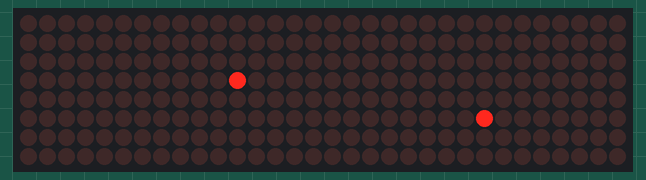
This sketch was run on a simulated Arduino Uno, built with avr-gcc and run on an emulated ATmega328P. Shown: 32×8 LED matrix. Random numbers use the default seed unless the sketch sets one.

Above: at 12.0 s.
At 44.4 s:
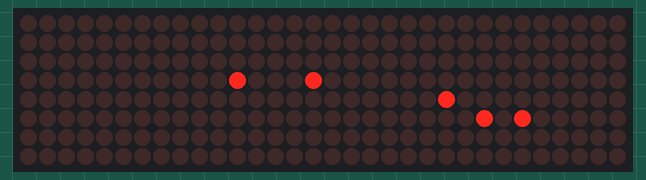
At 48.4 s:
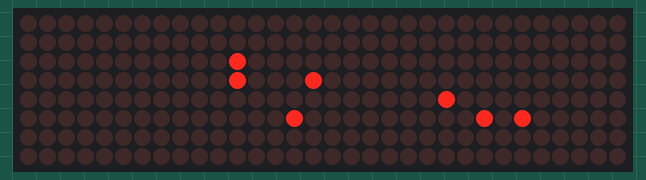
At 75.1 s:
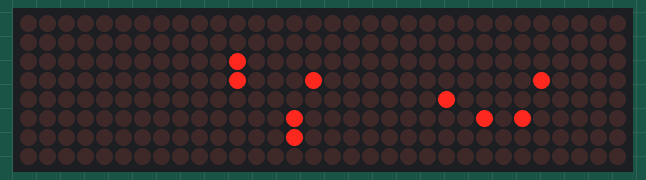
At 100.6 s:
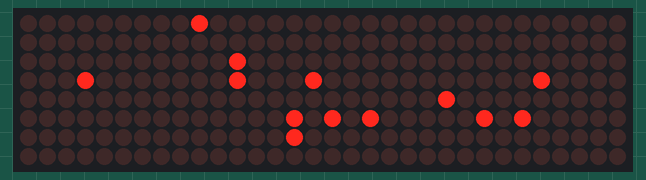
At 127.1 s:
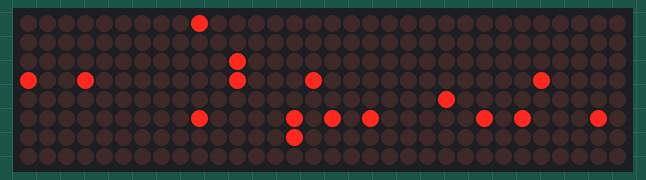

The sketch:

matrix_1.ino
```cpp
#include <SPI.h>
#include <Adafruit_GFX.h>
#include <Max72xxPanel.h>

int pinCS = 9;
int numberOfHorizontalDisplays = 4; // количество матриц по-горизонтали
int numberOfVerticalDisplays = 1; // количество матриц по-вертикали
int b[8]={0, 1, 2, 3, 4, 5, 6, 7};
int a[8]={0, 1, 2 ,3, 4, 5, 6, 7};

Max72xxPanel matrix = Max72xxPanel(pinCS, numberOfHorizontalDisplays, numberOfVerticalDisplays);

void setup() {
    matrix.setIntensity(15); // яркость от 0 до 15

}

void loop() {
    matrix.drawPixel(random (a), random (b), HIGH); // зажигаем пиксель с координатами {3,4}
    matrix.write(); // вывод всех пикселей на матрицу

    matrix.drawPixel (random(a), random (b), LOW); // гасим пиксель
    matrix.write();

}
```
